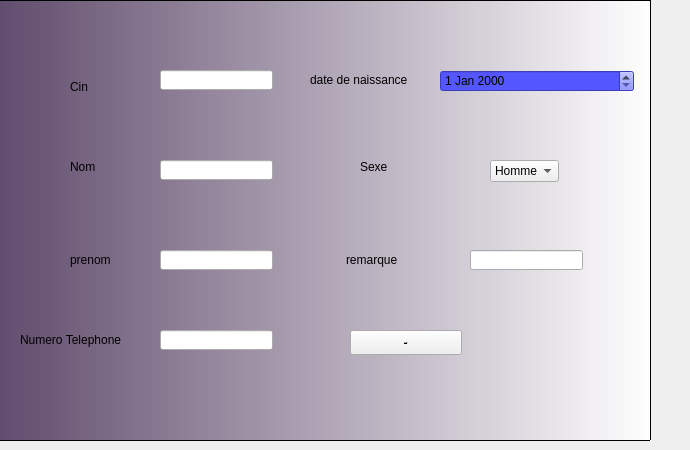
      <widget class="QWidget" name="tab_6">
       <attribute name="title">
        <string>Ajouter Citoyen</string>
       </attribute>
       <widget class="QLabel" name="label_7">
        <property name="geometry">
         <rect>
          <x>70</x>
          <y>80</y>
          <width>47</width>
          <height>13</height>
         </rect>
        </property>
        <property name="text">
         <string>Cin</string>
        </property>
       </widget>
       <widget class="QLabel" name="label_8">
        <property name="geometry">
         <rect>
          <x>70</x>
          <y>160</y>
          <width>47</width>
          <height>13</height>
         </rect>
        </property>
        <property name="text">
         <string>Nom</string>
        </property>
       </widget>
       <widget class="QLabel" name="label_9">
        <property name="geometry">
         <rect>
          <x>70</x>
          <y>250</y>
          <width>61</width>
          <height>20</height>
         </rect>
        </property>
        <property name="text">
         <string>prenom</string>
        </property>
       </widget>
       <widget class="QLabel" name="label_10">
        <property name="geometry">
         <rect>
          <x>20</x>
          <y>330</y>
          <width>131</width>
          <height>20</height>
         </rect>
        </property>
        <property name="text">
         <string>Numero Telephone</string>
        </property>
       </widget>
       <widget class="QLabel" name="label_11">
        <property name="geometry">
         <rect>
          <x>360</x>
          <y>160</y>
          <width>47</width>
          <height>13</height>
         </rect>
        </property>
        <property name="text">
         <string>Sexe</string>
        </property>
       </widget>
       <widget class="QLabel" name="label_12">
        <property name="geometry">
         <rect>
          <x>346</x>
          <y>250</y>
          <width>61</width>
          <height>20</height>
         </rect>
        </property>
        <property name="text">
         <string>remarque</string>
        </property>
       </widget>
       <widget class="QLineEdit" name="le_numero">
        <property name="geometry">
         <rect>
          <x>160</x>
          <y>330</y>
          <width>113</width>
          <height>20</height>
         </rect>
        </property>
       </widget>
       <widget class="QLineEdit" name="le_remarque">
        <property name="geometry">
         <rect>
          <x>470</x>
          <y>250</y>
          <width>113</width>
          <height>20</height>
         </rect>
        </property>
       </widget>
       <widget class="QLineEdit" name="le_cin">
        <property name="geometry">
         <rect>
          <x>160</x>
          <y>70</y>
          <width>113</width>
          <height>20</height>
         </rect>
        </property>
       </widget>
       <widget class="QLineEdit" name="le_nom">
        <property name="geometry">
         <rect>
          <x>160</x>
          <y>160</y>
          <width>113</width>
          <height>20</height>
         </rect>
        </property>
       </widget>
       <widget class="QLineEdit" name="le_prenom">
        <property name="geometry">
         <rect>
          <x>160</x>
          <y>250</y>
          <width>113</width>
          <height>20</height>
         </rect>
        </property>
       </widget>
       <widget class="QLabel" name="label_13">
        <property name="geometry">
         <rect>
          <x>310</x>
          <y>70</y>
          <width>121</width>
          <height>20</height>
         </rect>
        </property>
        <property name="text">
         <string>date de naissance</string>
        </property>
       </widget>
       <widget class="QPushButton" name="ajouter_citoyen">
        <property name="geometry">
         <rect>
          <x>350</x>
          <y>330</y>
          <width>112</width>
          <height>25</height>
         </rect>
        </property>
        <property name="font">
         <font>
          <pointsize>-1</pointsize>
          <weight>75</weight>
          <bold>true</bold>
          <underline>true</underline>
         </font>
        </property>
        <property name="cursor">
         <cursorShape>PointingHandCursor</cursorShape>
        </property>
        <property name="mouseTracking">
         <bool>true</bool>
        </property>
        <property name="text">
         <string>Ajouter</string>
        </property>
       </widget>
       <widget class="QComboBox" name="le_sexe1">
        <property name="geometry">
         <rect>
          <x>490</x>
          <y>160</y>
          <width>69</width>
          <height>22</height>
         </rect>
        </property>
        <item>
         <property name="text">
          <string>Homme </string>
         </property>
        </item>
        <item>
         <property name="text">
          <string>Femme</string>
         </property>
        </item>
       </widget>
       <widget class="QDateEdit" name="le_daten1">
        <property name="geometry">
         <rect>
          <x>440</x>
          <y>70</y>
          <width>194</width>
          <height>22</height>
         </rect>
        </property>
        <property name="font">
         <font>
          <weight>50</weight>
          <bold>false</bold>
         </font>
        </property>
        <property name="styleSheet">
         <string notr="true">background-color: rgb(84, 87, 255);</string>
        </property>
        <property name="maximumDate">
         <date>
          <year>2021</year>
          <month>4</month>
          <day>8</day>
         </date>
        </property>
        <property name="minimumDate">
         <date>
          <year>1940</year>
          <month>12</month>
          <day>12</day>
         </date>
        </property>
       </widget>
       <widget class="QTableView" name="tableView_4">
        <property name="geometry">
         <rect>
          <x>-30</x>
          <y>0</y>
          <width>681</width>
          <height>441</height>
         </rect>
        </property>
        <property name="styleSheet">
         <string notr="true">background-color: qlineargradient(spread:pad, x1:0, y1:0, x2:1, y2:0, stop:0 rgba(86, 64, 99, 249), stop:1 rgba(255, 255, 255, 255));
</string>
        </property>
       </widget>
       <zorder>tableView_4</zorder>
       <zorder>label_7</zorder>
       <zorder>label_8</zorder>
       <zorder>label_9</zorder>
       <zorder>label_10</zorder>
       <zorder>label_11</zorder>
       <zorder>label_12</zorder>
       <zorder>le_numero</zorder>
       <zorder>le_remarque</zorder>
       <zorder>le_cin</zorder>
       <zorder>le_nom</zorder>
       <zorder>le_prenom</zorder>
       <zorder>label_13</zorder>
       <zorder>ajouter_citoyen</zorder>
       <zorder>le_sexe1</zorder>
       <zorder>le_daten1</zorder>
      </widget>
